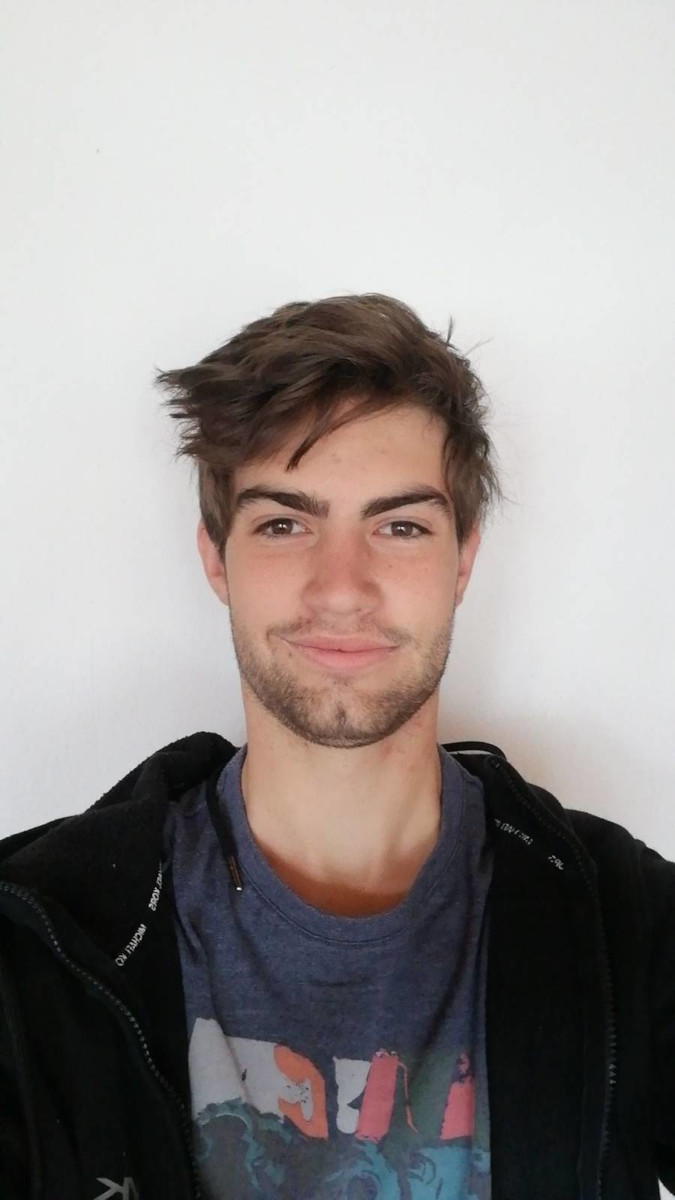
#> input picture DOMINIKCIRCLE/Dominik_Wand.jpg, 675 x 1200 px
$ python 'generator( braucht extra module und lange).py'   (older library calls are emulated)
#> lines starting #> are read from the running program, lines starting #| are printed output that depends on the picture; after the words box and inside, x2 and y2 are one past the last pixel; in counts of white or black regions, pixels touching at a corner belong together
import matplotlib.pyplot as plt
import numpy as np
from PIL import Image
from tsp_solver.greedy_numpy import solve_tsp
from scipy.spatial.distance import pdist, squareform

image_path = 'Dominik_Wand.jpg'

original_image = Image.open(image_path)
#> original_image is the input picture: PIL image 675x1200 RGB; mean R, G, B 151.6, 145.9, 144.4
bw_image = original_image.convert('1', dither=Image.NONE)
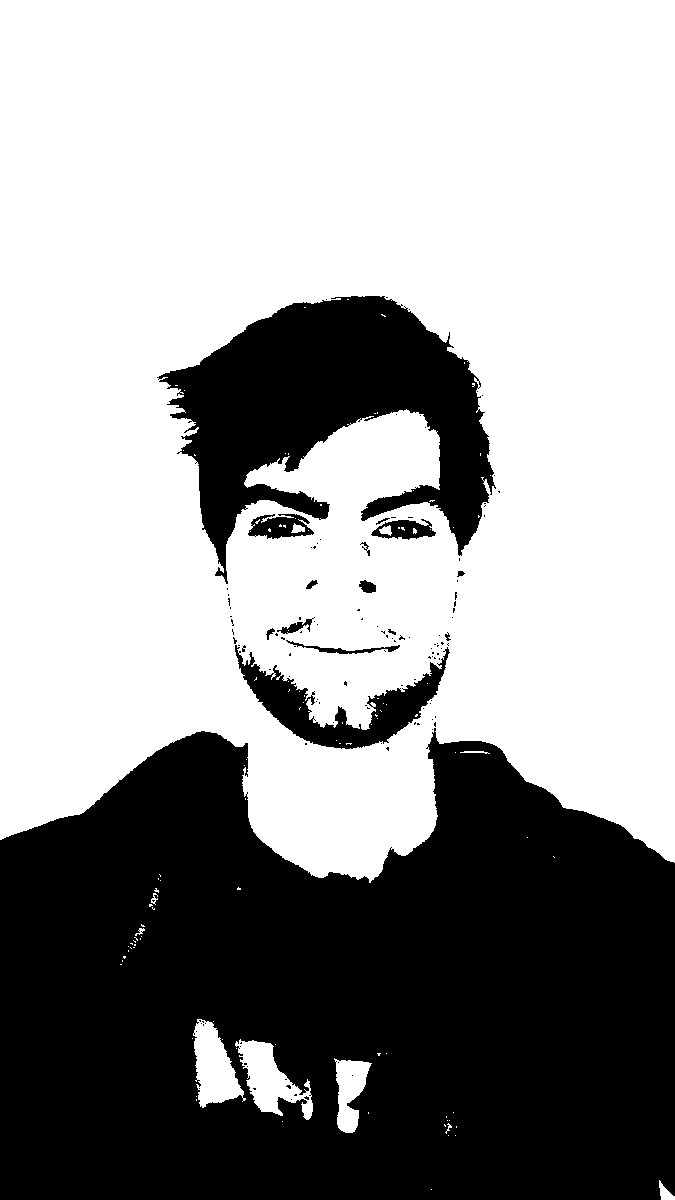
#> bw_image: PIL image 675x1200 1; 61.3% white; 125 black regions (110 under 20 px), largest, box (x1, y1, x2, y2) and area: (0, 728, 675, 1200) 257452, (157, 296, 496, 584) 45927, (235, 645, 450, 749) 6950

bw_image_array = np.array(bw_image, dtype=np.int)
black_indices = np.argwhere(bw_image_array == 0)
#> black_indices = 313480 pairs, first value 296 to 1199, second value 0 to 674
chosen_black_indices = black_indices[np.random.choice(black_indices.shape[0], replace=False, size=10000)]
#> chosen_black_indices = 10000 pairs, first value 297 to 1199, second value 0 to 674

distances = pdist(chosen_black_indices)
distance_matrix = squareform(distances)

#> (the run stopped early here; a loop or call above may not have finished)

$ run again, with DOMINIKCIRCLE/Dominik_fern.jpg copied over DOMINIKCIRCLE/Dominik_Wand.jpg
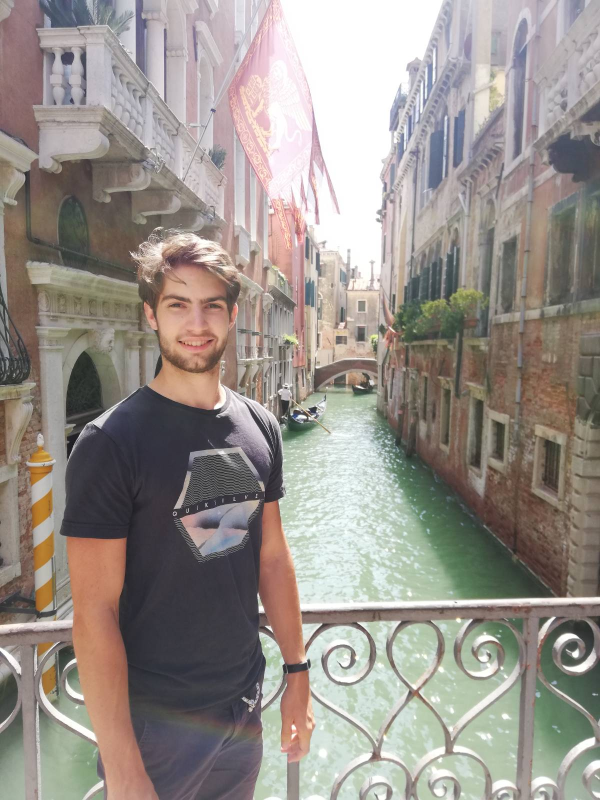
#> input picture DOMINIKCIRCLE/Dominik_fern.jpg, 1200 x 1600 px (shown at 1/2 size)
#> original_image is the input picture: PIL image 1200x1600 RGB; mean R, G, B 152, 145.1, 139
#> `bw_image = original_image.convert('1', dither=Image.NONE)`:
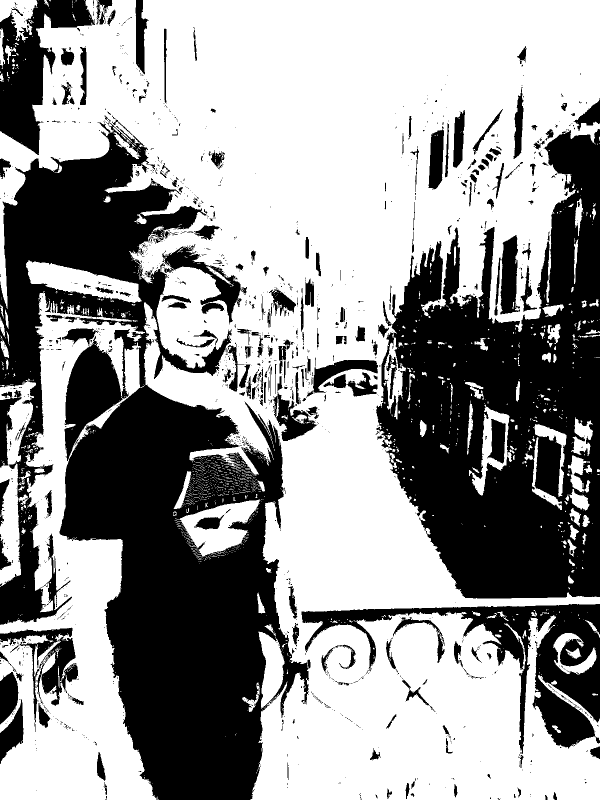
#> bw_image: PIL image 1200x1600 1 (shown at 1/2 size); 59.4% white; 1509 black regions (1244 under 20 px), largest, box (x1, y1, x2, y2) and area: (0, 231, 618, 1600) 373837, (752, 258, 1200, 1197) 243132, (603, 1208, 1200, 1508) 45928
#> black_indices = 779540 pairs, first value 0 to 1599, second value 0 to 1199
#> chosen_black_indices = 10000 pairs, first value 0 to 1599, second value 0 to 1199
